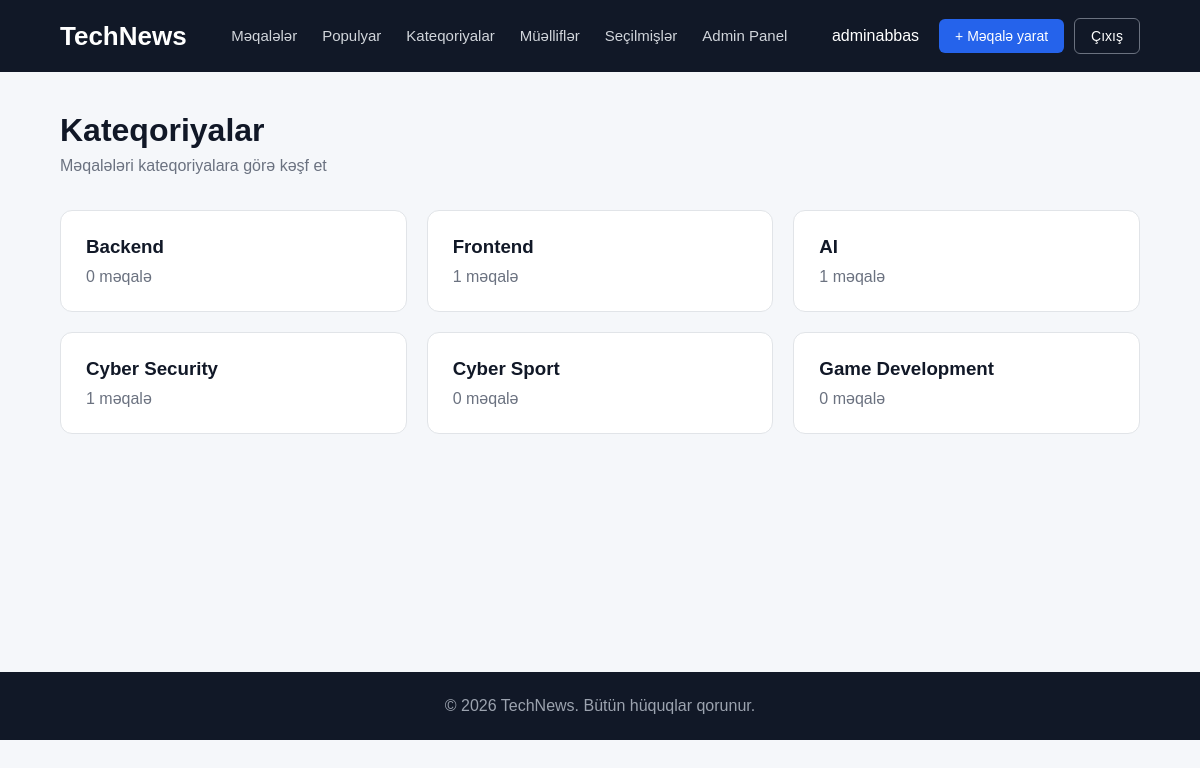
The page /categories/ (signed in) on the database its author committed.
### articles/models.py (models this page shows, shortened)
class Category(models.Model):
    name = models.CharField(max_length=100, unique=True)

### articles/views.py (the view)
# urls.py: path('categories/', views.categories, name='categories'),
@login_required
def categories(request):
    categories = Category.objects.all()
    return render(
        request,
        'articles/categories.html',
        {'categories': categories}
    )

### templates/articles/categories.html (shortened to what this page needs)
{% extends 'base.html' %}
{% block content %}
<div class="page-header">
    <h1>Kateqoriyalar</h1>
    <p>Məqalələri kateqoriyalara görə kəşf et</p>
</div>
<div class="categories-grid">
    {% for category in categories %}
        <a href="{% url 'category_detail' category.id %}"
           class="category-card">
            <h3>{{ category.name }}</h3>
            <p>
                {{ category.articles.count }} məqalə
            </p>
        </a>
    {% empty %}
        <div class="empty-state">
            <h2>Heç bir kateqoriya yaradılmayıb</h2>
        </div>
    {% endfor %}
</div>
{% endblock %}

### templates/base.html (shortened to what this page needs)
{% load static %}
<!DOCTYPE html>
<html lang="az">
<head>
    <link rel="stylesheet" href="{% static 'css/style.css' %}">
</head>
<body>
    <nav class="navbar">
        <div class="container navbar-container">
            <a href="/" class="logo">
                TechNews
            </a>
            <ul class="nav-menu">
                <li>
                    <a href="{% url 'article_list' %}">
                        Məqalələr
                    </a>
                </li>
                <li>
                    <a href="{% url 'popular' %}">
                        Populyar
                    </a>
                </li>
                <li>
                    <a href="{% url 'categories' %}">
                        Kateqoriyalar
                    </a>
                </li>
                <li>
                    <a href="{% url 'authors' %}">
                        Müəlliflər
                    </a>
                </li>
                {% if user.is_authenticated %}
                    <li>
                        <a href="{% url 'favorites' %}">
                            Seçilmişlər
                        </a>
                    </li>
                {% endif %}
                {% if user.is_authenticated and user.profile.role == 'admin' %}
                    <li>
                        <a href="{% url 'admin_dashboard' %}">
                            Admin Panel
                        </a>
                    </li>
                {% endif %}
            </ul>
            <div class="user-menu">
                {% if user.is_authenticated %}
                    <span class="username">
                        {{ user.username }}
                    </span>
                    <a href="{% url 'article_create' %}"
                       class="btn btn-primary">
                        + Məqalə yarat
                    </a>
                    <a href="{% url 'logout' %}"
                       class="btn btn-outline">
                        Çıxış
                    </a>
                {% endif %}
            </div>
        </div>
    </nav>
    <main class="main-content">
        <div class="container">
            {% block content %}
            {% endblock %}
        </div>
    </main>
    <footer class="footer">
        <div class="container">
            <p>
                © 2026 TechNews. Bütün hüquqlar qorunur.
            </p>
        </div>
    </footer>
</body>
</html>

### static/css/style.css (style rules this page uses)
* { box-sizing: border-box; }
body { margin: 0; font-family: Arial, sans-serif; background-color: #f5f7fa; color: #222; }
a { text-decoration: none; }
.container { width: 90%; max-width: 1200px; margin: 0 auto; }
.navbar { background-color: #111827; padding: 18px 0; }
.navbar-container { display: flex; align-items: center; justify-content: space-between; gap: 30px; }
.logo { color: white; font-size: 26px; font-weight: bold; }
.nav-menu { display: flex; align-items: center; gap: 25px; list-style: none; margin: 0; padding: 0; }
.nav-menu a { color: #d1d5db; font-size: 15px; transition: 0.2s; }
.user-menu { display: flex; align-items: center; gap: 10px; }
.username { color: white; margin-right: 10px; }
.btn { padding: 9px 16px; border-radius: 6px; font-size: 14px; display: inline-block; }
.btn-primary { background-color: #2563eb; color: white; }
.btn-outline { border: 1px solid #6b7280; color: white; }
.main-content { min-height: 75vh; padding: 40px 0; }
.footer { background-color: #111827; color: #9ca3af; padding: 25px 0; text-align: center; }
.footer p { margin: 0; }
.page-header { margin-bottom: 30px; }
.page-header h1 { margin-bottom: 8px; font-size: 32px; }
.page-header p { color: #6b7280; margin: 0; }
.page-header { margin-bottom: 35px; }
.page-header h1 { margin: 0 0 8px; font-size: 32px; color: #111827; }
.page-header p { margin: 0; color: #6b7280; }
.categories-grid { display: grid; grid-template-columns: repeat(3, 1fr); gap: 20px; }
.category-card { background: #ffffff; border: 1px solid #e1e4e8; border-radius: 12px; padding: 25px; transition: 0.2s; }
.category-card h3 { margin: 0 0 10px; color: #111827; }
.category-card p { margin: 0; color: #6b7280; }

### rows shown on the page
Category: name "Backend", articles.count "0"
Category: name "Frontend", articles.count "1"
Category: name "AI", articles.count "1"
Category: name "Cyber Security", articles.count "1"
Category: name "Cyber Sport", articles.count "0"
Category: name "Game Development", articles.count "0"

### other values the page prints
{{ user.username }} "adminabbas"
